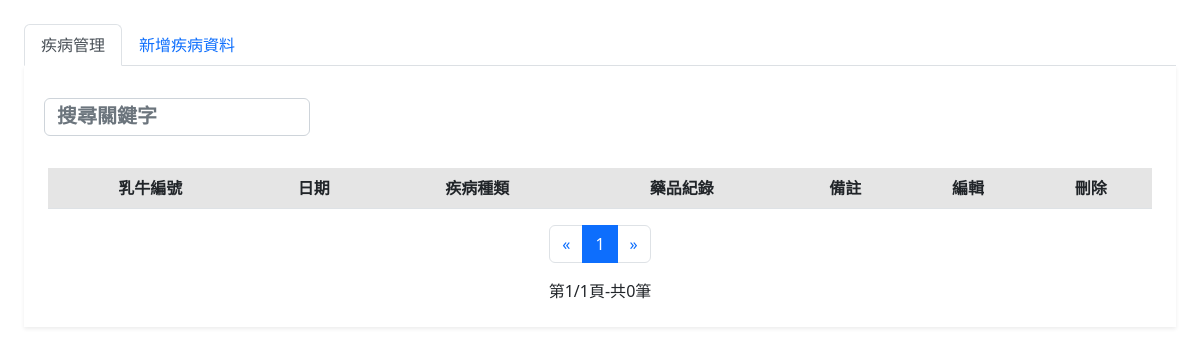
Before: /fHealthManagement/diseaseManagement/diseaseManagement.php with the older database file.
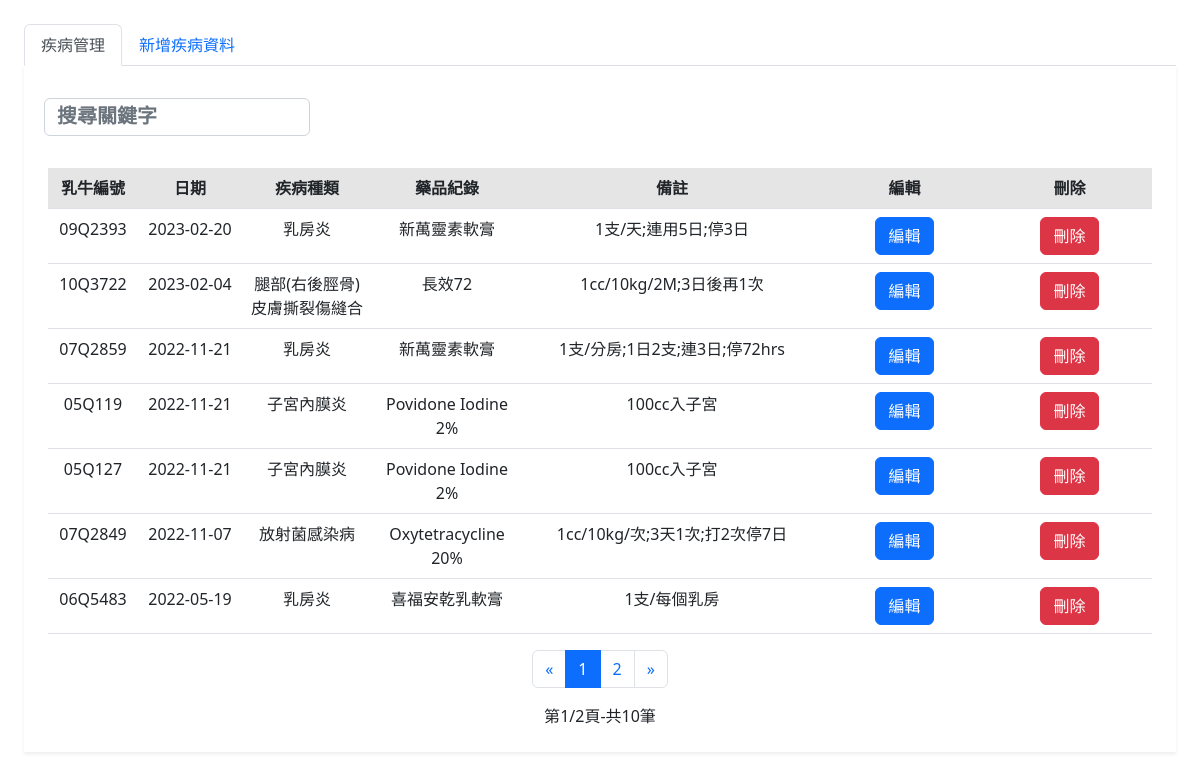
After: the same page with the newer database file.
### tables this page shows
CREATE TABLE `disease_management` (
  `sn` int(6) NOT NULL,
  `id` varchar(64) NOT NULL,
  `date` date NOT NULL,
  `disease` varchar(64) NOT NULL,
  `drugs` varchar(64) NOT NULL,
  `remark` varchar(64) NOT NULL
);

### fHealthManagement/diseaseManagement/diseaseManagement.php (the view, shortened to what this page needs)
<?php
require_once("../../SQLServer.php");
?>
<!doctype html>
<html lang="zh-TW">
<head>
  <link href="https://cdn.jsdelivr.net/npm/bootstrap@5.2.2/dist/css/bootstrap.min.css" rel="stylesheet">
  <link rel="stylesheet" href="../../css/text_box2.css">
  <link rel="stylesheet" href="../../css/indexcss.css">
</head>
<body>
  <div name="content" style="width:100%; height: 100vh ;   padding:1.5rem  ;   ">
    <div class="tab-content">
      <ul class="nav nav-tabs" role="tablist">
        <li class="nav-item">
          <a href="#diseaseManagement" class="nav-link active" data-toggle="tab">疾病管理</a>
        </li>
        <li class="nav-item">
          <a href="#addDiseaseManagement" class="nav-link" data-toggle="tab">新增疾病資料</a>
        </li>
      </ul>
      <div class="tab-pane active bg-white shadow-sm p-4" id="diseaseManagement">
        <div class="row">
          <div class="col-md-3 p-2">
            <input type="search" class="search form-control" data-table="table table-hover" placeholder="搜尋關鍵字" style="width:100%;">
          </div>
        </div>
        <br>
        <div class="table-responsive" style="overflow: hidden;">
          <div id="cow_table" style="text-align:center;">
            <table id="rule" class="table table-hover">
              <thead>
                <tr class="table-active">
                  <th>乳牛編號</th>
                  <th>日期</th>
                  <th>疾病種類</th>
                  <th>藥品紀錄</th>
                  <th>備註</th>
                  <th>編輯</th>
                  <th>刪除</th>
                </tr>
              </thead>
              <tbody>
                <?php
                $query = "SELECT * FROM disease_management ";
                $result = mysqli_query($db_link, $query);
                $num = mysqli_num_rows($result);
                $per = 7;
                $pages = ceil($num / $per);
                if ($pages == 0) {
                  $pages = 1;
                }
                if (!isset($_GET["page"])) {
                  $page = 1;
                } else {
                  $page = intval($_GET["page"]);
                }
                $start = ($page - 1) * $per;
                $query .= "ORDER BY date DESC LIMIT $start,$per";
                $result = mysqli_query($db_link, $query);
                $i = 1;
                while ($row = mysqli_fetch_assoc($result)) {
                  $sn = $row['sn'];
                  $id = $row['id'];
                  $date = $row['date'];
                  $disease = $row['disease'];
                  $drugs = $row['drugs'];
                  $remark = $row['remark'];
                ?>
                  <tr>
                    <td width="90px"><?php echo $id ?></td>
                    <td width="104px"><?php echo $date ?></td>
                    <td width="130px"><?php echo $disease ?></td>
                    <td width="150px"><?php echo $drugs ?></td>
                    <td width="300px"><?php echo $remark ?></td>
                    <td><button class="view_data btn btn-primary" GetSn="<?php echo $sn; ?>">編輯</button></td>
                    <?php
                    echo "<td><button id=\"linkDel_$i\" onclick=\"#del\" class='btn btn-danger'>刪除</button></td>";
                    ?>
                  </tr>
                <?php
                  $i += 1;
                }
                ?>
              </tbody>
            </table>
            <?php
            echo "
                                    <center><div class='row text-center'>
                                        <div class='col-12 justify-content-center' style='display:flex;'>
                                                <nav aria-label='Page navigation example'>
                                                    <ul class='pagination'>
                                                        <li class='page-item'>
                                                            <a class='page-link' href='?page=1' aria-label='Previous'>
                                                                <span aria-hidden='true'>&laquo;</span>
                                                            </a>
                                                        </li> ";
            for ($i = 1; $i <= $pages; $i++) {
              if ($page - 5 < $i && $i < $page + 4) {
                if ($page == $i) {
                  echo "<li class='page-item active'><a class='page-link' href=?page=" . $i . " >" . $i . "</a></li> ";
                } else {
                  echo "<li class='page-item'><a class='page-link' href=?page=" . $i . " >" . $i . "</a></li> ";
                }
              }
            }
            echo "<li class='page-item'><a class='page-link' aria-label='Next' href=?page=" . $pages . " ><span aria-hidden='true'>&raquo;</span></a></li></ul>
                                    </nav></div>";
            echo "<div class=\"col-12\">第" . $page . "/" . $pages . "頁-共" . $num . "筆</div></center>";
            ?>
          </div>
        </div>
      </div>
    </div>
  </div>
</body>
</html>

Changed rows visible on the page:
added disease_management: id "09Q2393", date "2023-02-20", disease "乳房炎", drugs "新萬靈素軟膏", remark "1支/天;連用5日;停3日"
added disease_management: id "10Q3722", date "2023-02-04", disease "腿部(右後脛骨)皮膚撕裂傷縫合", drugs "長效72", remark "1cc/10kg/2M;3日後再1次"
added disease_management: id "07Q2859", date "2022-11-21", disease "乳房炎", drugs "新萬靈素軟膏", remark "1支/分房;1日2支;連3日;停72hrs"
added disease_management: id "05Q119", date "2022-11-21", disease "子宮內膜炎", drugs "Povidone Iodine 2%", remark "100cc入子宮"
added disease_management: id "05Q127", date "2022-11-21", disease "子宮內膜炎", drugs "Povidone Iodine 2%", remark "100cc入子宮"
added disease_management: id "07Q2849", date "2022-11-07", disease "放射菌感染病", drugs "Oxytetracycline 20%", remark "1cc/10kg/次;3天1次;打2次停7日"
added disease_management: id "06Q5483", date "2022-05-19", disease "乳房炎", drugs "喜福安乾乳軟膏", remark "1支/每個乳房"
Other visible differences:
$pages: "1" → "2"
$num: "0" → "10"
new list line: "2"
